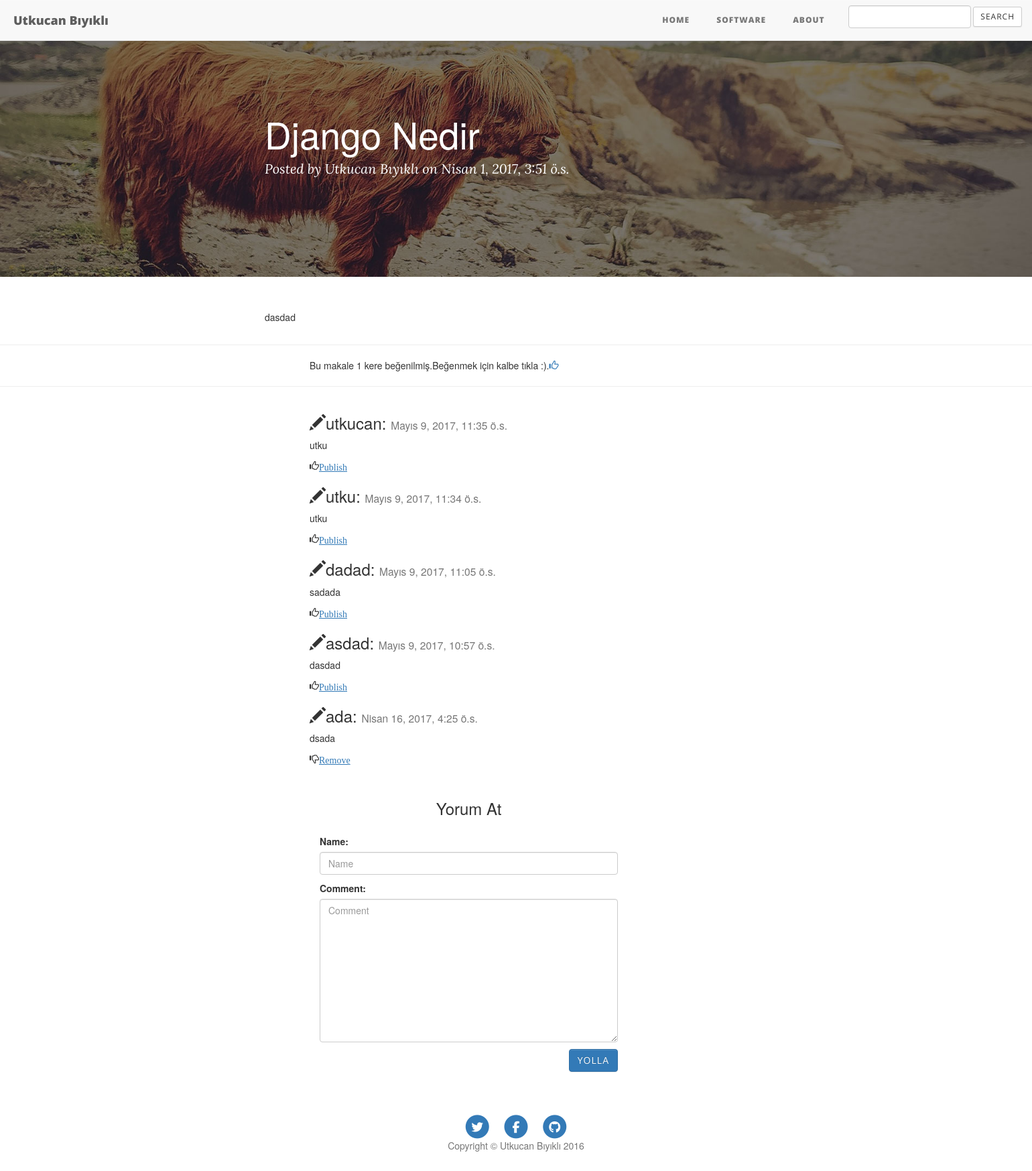
Before: /18/ (signed in) with the older database file.
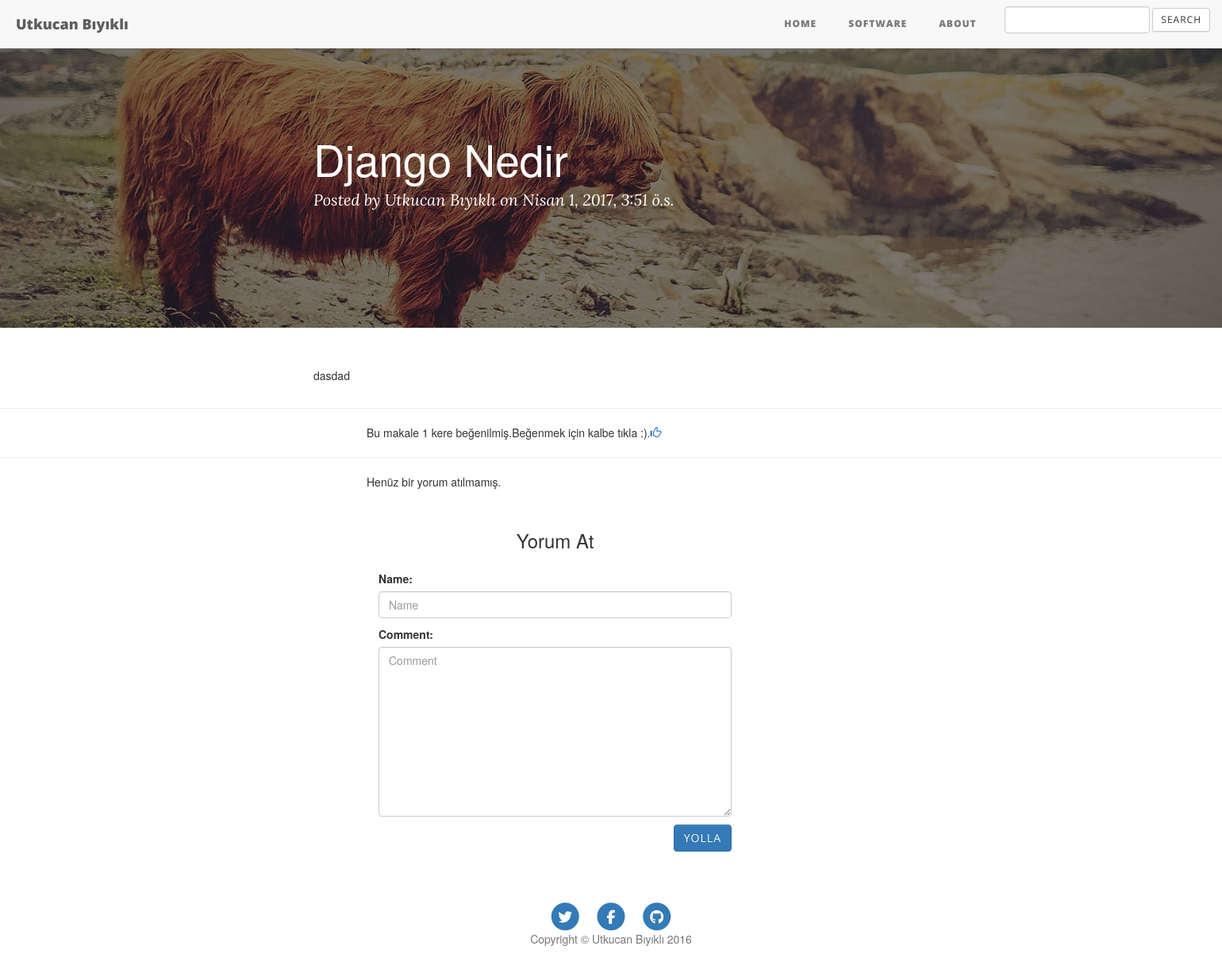
After: the same page with the newer database file.
### Articles/models.py (models this page shows, shortened)
class Comment(models.Model):
    name=models.CharField(max_length=25)
    date=models.DateTimeField(auto_now_add=True)
    comment=models.TextField(max_length=140)
    publish=models.BooleanField(default=False)
    article=models.ForeignKey('Articles.Article',related_name="comments",on_delete=models.CASCADE)
    class Meta:
        ordering = ['-date']

### Articles/views.py (the view)
# urls.py: url(r'^(?P<id>[0-9]+)/$', views.detail, name="detail"),
def detail(request, id):
    article = get_object_or_404(Article, id=id)
    if(request.user.is_authenticated):
        comments = Comment.objects.filter(Q(article__title__startswith=article.title))
    else:
        comments = Comment.objects.filter(Q(article__title__startswith=article.title), Q(publish=True))
    if request.method == "POST":
        form = CommentForm(request.POST)
        if form.is_valid():
            ''' Begin reCAPTCHA validation '''
            recaptcha_response = request.POST.get('g-recaptcha-response')
            url = 'https://www.google.com/recaptcha/api/siteverify'
            values = {
                'secret': settings.GOOGLE_RECAPTCHA_SECRET_KEY,
                'response': recaptcha_response
            }
            data = urllib.urlencode(values)
            req = urllib2.Request(url, data)
            response = urllib2.urlopen(req)
            result = json.load(response)
            ''' End reCAPTCHA validation '''
            if result['success']:
                comment = form.save(commit=False)
                comment.article  = article
                comment.save()
                return redirect('articles:detail', id=article.id)
            else:
                error="Robot olmadigina emin misin ?"
                return render(request,"article/detail.html",{
                    "article":article,
                    "error":error,
                    "form":form,
                    "comments":comments
                })
    else:
        form = CommentForm()
    template = "article/detail.html"
    return render(request, template, {'form':form,
                                      "article":article,
                                      "comments":comments
                                      })

### Articles/forms.py
class CommentForm(forms.ModelForm):
    class Meta:
        model = Comment
        fields = ('name', 'comment')
    def __init__(self, *args, **kwargs):
        super(CommentForm, self).__init__(*args, **kwargs)
        self.fields['name'].widget = TextInput(attrs={
            'class': 'form-control',
            'placeholder': 'Name'})
        self.fields['comment'].widget = Textarea(attrs={
            'class': 'form-control',
            'placeholder': 'Comment'})

### Articles/templates/article/detail.html (shortened to what the changed rows need)
{% extends 'article/base.html' %}
{% load staticfiles%}
{% block body %}
  <header class="intro-header" style="background-image: url({% static 'Articles/img/contact-bg.jpg' %}">
        <div class="container">
            <div class="row">
                <div class="col-lg-8 col-lg-offset-2 col-md-10 col-md-offset-1">
                    <div class="post-heading">
                        <h1>{{article.title}}</h1>
                    </div>
                </div>
            </div>
        </div>
</header>
<div class="row" style="margin-left:30%;">
{% for comment in comments   %}
                    <h3><i class="glyphicon glyphicon-pencil"></i>{{comment.name}}:
                    <small>{{comment.date}}</small>
                </h3>
                <p>{{comment.comment}}</p>
    {% if user.is_authenticated %}
        {% if not comment.publish %}
    <p><i class="glyphicon glyphicon-thumbs-up"><a href="{% url 'articles:publish' comment.id %}">Publish</a></i> </p>
        {% else %}
    <p><i class="glyphicon glyphicon-thumbs-down"><a href="{% url 'articles:publish' comment.id %}">Remove</a></i> </p>
        {% endif %}
        {% endif %}
    {% empty %}
    <p>Henüz bir yorum atılmamış.</p>
{% endfor %}
<div class="container">
<div class="row col-md-5">
        <br style="clear:both">
        </div>
    </div>
</div>
{% endblock %}

Changed rows visible on the page:
removed Comment: name "utkucan", date "Mayıs 9, 2017, 11:35 ö.s.", comment "utku", publish "Publish"
removed Comment: name "utku", date "Mayıs 9, 2017, 11:34 ö.s.", comment "utku", publish "Publish"
removed Comment: name "dadad", date "Mayıs 9, 2017, 11:05 ö.s.", comment "sadada", publish "Publish"
removed Comment: name "asdad", date "Mayıs 9, 2017, 10:57 ö.s.", comment "dasdad", publish "Publish"
removed Comment: name "ada", date "Nisan 16, 2017, 4:25 ö.s.", comment "dsada", publish "Remove"
Other visible differences:
text now shown: "Henüz bir yorum atılmamış."
